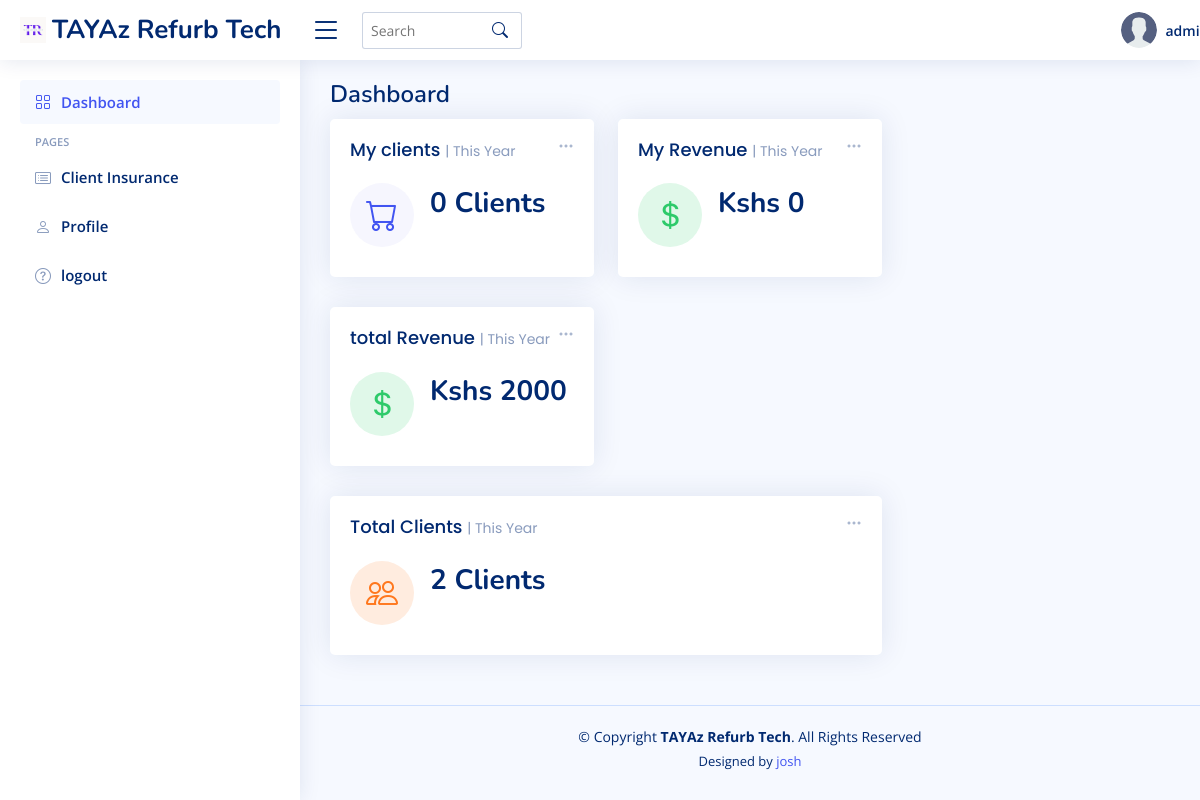
The page /dashboard/e92ac181-3ca7-42ae-a725-5d96a8155d31/ (signed in) on the database as committed earlier.
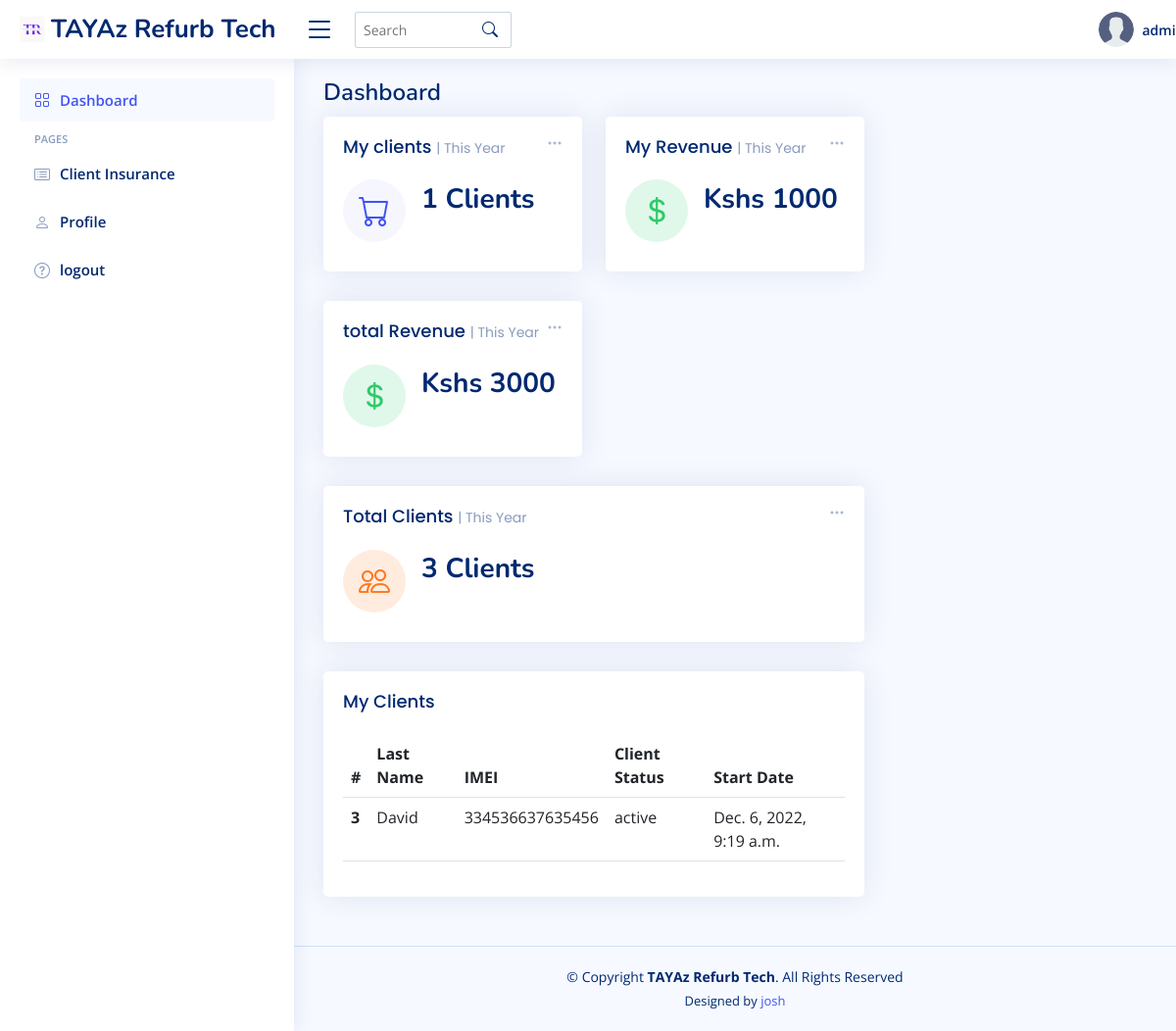
The same page on the database as committed later.
### base/models.py (models this page shows, shortened)
class User(AbstractUser):
    name = models.CharField(max_length=200, null=True)
    username = models.CharField(max_length=200, unique=True)
    email = models.EmailField(unique=True, null=True)
    avatar = ResizedImageField(size=[300, 300], default='avatar.svg')
    county = models.CharField(max_length=200, null=True)
    phone = models.CharField(max_length=13, null=True)
    id = models.UUIDField(default=uuid.uuid4, unique=True, primary_key=True, editable=False)
    USERNAME_FIELD = 'username'

class Client(models.Model):
    agent = models.ForeignKey(User, related_name='clients', on_delete= models.DO_NOTHING, null=True)
    first_name = models.CharField(max_length=50)
    last_name = models.CharField(max_length=50)
    email = models.EmailField()
    phone_imei = models.CharField(max_length=15, unique=True)
    phone_number = models.CharField(max_length=20)
    start_date = models.DateTimeField(auto_now_add=True)
    @property
    def client_status(self):
        status = 'active'
        created = self.start_date
        period = datetime.timedelta(30*6)
        end_date = created + period
        days = created
        if days < end_date:
            days = created+ datetime.timedelta(days = 1)
        else:
            status = 'expired'
        return status

### base/views.py (the view)
# urls.py: path('dashboard/<str:pk>/', views.dashboard, name='dashboard'),
@login_required(login_url='base:login')
def dashboard(request, pk):
    user = User.objects.get(id=pk)
    client_number = user.clients.all()
    no = client_number.count()
    client = Client.objects.all()
    client_count = client.count()
    sales = client_count * 1000
    mySales = no * 1000
    client_insurance = Client.objects.filter(agent=user)
    context = {
        'user' : user,
        'client_count' : client_count,
        'sales' : sales,
        'no' : no,
        'mySales' : mySales,
        'client_number' : client_number,
    }
    return render(request, 'base/dashboard.html', context)

### base/templates/base/dashboard.html (shortened to what this page needs)
{% extends "main.html" %}
{% load static %}
{% block content %}
  <header id="header" class="header fixed-top d-flex align-items-center">
    <div class="d-flex align-items-center justify-content-between">
      <a href="{% url 'base:dashboard' user.id %}" class="logo d-flex align-items-center">
        <img src="{% static 'assets/img/logo.png' %}" alt="">
        <span class="d-none d-lg-block">TAYAz Refurb Tech</span>
      </a>
      <i class="bi bi-list toggle-sidebar-btn"></i>
    </div>
    <div class="search-bar">
      <form class="search-form d-flex align-items-center" method="POST" action="#">
        <input type="text" name="query" placeholder="Search" title="Enter search keyword">
        <button type="submit" title="Search"><i class="bi bi-search"></i></button>
      </form>
    </div>
    <nav class="header-nav ms-auto">
      <ul class="d-flex align-items-center">
        <li class="nav-item dropdown">
        <li class="nav-item dropdown">
        <li class="nav-item dropdown pe-3">
          <a class="nav-link nav-profile d-flex align-items-center pe-0" href="#" data-bs-toggle="dropdown">
            <img src="{{user.avatar.url}}" alt="Profile" class="rounded-circle">
            <span class="d-none d-md-block dropdown-toggle ps-2">{{user.username}}</span>
          </a>
        </li>
      </ul>
    </nav>
  </header>
  <aside id="sidebar" class="sidebar">
    <ul class="sidebar-nav" id="sidebar-nav">
      <li class="nav-item">
        <a class="nav-link " href="{% url 'base:dashboard' user.id %}">
          <i class="bi bi-grid"></i>
          <span>Dashboard</span>
        </a>
      </li>
      <li class="nav-heading">Pages</li>
      <li class="nav-item">
        <a class="nav-link collapsed" href="{% url 'base:insurance' %}">
          <i class="bi bi-card-list"></i>
          <span>Client Insurance</span>
        </a>
      </li>
      <li class="nav-item">
        <a class="nav-link collapsed" href="{% url 'base:profile' user.id%}">
          <i class="bi bi-person"></i>
          <span>Profile</span>
        </a>
      </li>
      <li class="nav-item">
        <a class="nav-link collapsed" href="{% url 'base:logout' %}">
          <i class="bi bi-question-circle"></i>
          <span>logout</span>
        </a>
      </li>
    </ul>
  </aside>
  <main id="main" class="main">
    <div class="pagetitle">
      <h1>Dashboard</h1>
    </div>
    <section class="section dashboard">
      <div class="row">
        <div class="col-lg-8">
          <div class="row">
            <div class="col-xxl-4 col-md-6">
              <div class="card info-card sales-card">
                <div class="filter">
                  <a class="icon" href="#" data-bs-toggle="dropdown"><i class="bi bi-three-dots"></i></a>
                </div>
                <div class="card-body">
                  <h5 class="card-title">My clients <span>| This Year</span></h5>
                  <div class="d-flex align-items-center">
                    <div class="card-icon rounded-circle d-flex align-items-center justify-content-center">
                      <i class="bi bi-cart"></i>
                    </div>
                    <div class="ps-3">
                      <h6>{{no}} Clients </h6>
                       <span class="text-muted small pt-2 ps-1"></span>
                    </div>
                  </div>
                </div>
              </div>
            </div>
            <div class="col-xxl-4 col-md-6">
              <div class="card info-card revenue-card">
                <div class="filter">
                  <a class="icon" href="#" data-bs-toggle="dropdown"><i class="bi bi-three-dots"></i></a>
                </div>
                <div class="card-body">
                  <h5 class="card-title">My Revenue <span>| This Year</span></h5>
                  <div class="d-flex align-items-center">
                    <div class="card-icon rounded-circle d-flex align-items-center justify-content-center">
                      <i class="bi bi-currency-dollar"></i>
                    </div>
                    <div class="ps-3">
                      <h6>Kshs {{mySales}}</h6>
                       <span class="text-muted small pt-2 ps-1"></span>
                    </div>
                  </div>
                </div>
              </div>
            </div>
            <div class="col-xxl-4 col-md-6">
              <div class="card info-card revenue-card">
                <div class="filter">
                  <a class="icon" href="#" data-bs-toggle="dropdown"><i class="bi bi-three-dots"></i></a>
                </div>
                <div class="card-body">
                  <h5 class="card-title">total Revenue <span>| This Year</span></h5>
                  <div class="d-flex align-items-center">
                    <div class="card-icon rounded-circle d-flex align-items-center justify-content-center">
                      <i class="bi bi-currency-dollar"></i>
                    </div>
                    <div class="ps-3">
                      <h6>Kshs {{sales}}</h6>
                       <span class="text-muted small pt-2 ps-1"></span>
                    </div>
                  </div>
                </div>
              </div>
            </div>
            <div class="col-xxl-4 col-xl-12">
              <div class="card info-card customers-card">
                <div class="filter">
                  <a class="icon" href="#" data-bs-toggle="dropdown"><i class="bi bi-three-dots"></i></a>
                </div>
                <div class="card-body">
                  <h5 class="card-title">Total Clients <span>| This Year</span></h5>
                  <div class="d-flex align-items-center">
                    <div class="card-icon rounded-circle d-flex align-items-center justify-content-center">
                      <i class="bi bi-people"></i>
                    </div>
                    <div class="ps-3">
                      <h6>{{client_count}} Clients</h6>
                       <span class="text-muted small pt-2 ps-1"></span>
                    </div>
                  </div>
                </div>
              </div>
            </div>
            <section class="section">
              <div class="row">
                <div >
                  {% for client in client_number  %}
                  <div>
                    <div class="card">
                      <div class="card-body">
                        <h5 class="card-title">My Clients</h5>
                        <table class="table">
                          <thead>
                            <tr>
                              <th scope="col">#</th>
                              <th scope="col">Last Name</th>
                              <th scope="col">IMEI</th>
                              <th scope="col">Client Status</th>
                              <th scope="col">Start Date</th>
                            </tr>
                          </thead>
                          <tbody>
                            <tr>
                              <th scope="row">{{client.id}}</th>
                              <td>{{client.last_name}}</td>
                              <td>{{client.phone_imei}}</td>
                              <td>{{client.client_status}}</td>
                              <td>{{client.start_date}}</td>
                            </tr>
                          </tbody>
                        </table>
                      </div>
                    </div>
                  </div>
                  {% endfor %}
                </div>
              </div>
            </section>
      </div>
    </section>
  </main>
{% endblock content %}

### templates/main.html (shortened to what this page needs)
{% load static %}
<!DOCTYPE html>
<html lang="en">
<head>
  <link href="{% static 'assets/vendor/bootstrap/css/bootstrap.min.css' %}" rel="stylesheet">
  <link href="{% static 'assets/vendor/bootstrap-icons/bootstrap-icons.css' %}" rel="stylesheet">
  <link href="{% static 'assets/vendor/boxicons/css/boxicons.min.css' %}" rel="stylesheet">
  <link href="{% static 'assets/vendor/quill/quill.snow.css' %}" rel="stylesheet">
  <link href="{% static 'assets/vendor/quill/quill.bubble.css' %}" rel="stylesheet">
  <link href="{% static 'assets/vendor/remixicon/remixicon.css' %}" rel="stylesheet">
  <link href="{% static 'assets/vendor/simple-datatables/style.css' %}" rel="stylesheet">
  <link type="text/css" href="{% static 'styles/style.css' %}" rel="stylesheet">
</head>
<body>
    {% block content %}
    {% endblock content %}
  <footer id="footer" class="footer">
    <div class="copyright">
      &copy; Copyright <strong><span>TAYAz Refurb Tech</span></strong>. All Rights Reserved
    </div>
    <div class="credits">
      Designed by <a href="https://github.com/joshwaoti" target="_blank">josh</a>
    </div>
  </footer>
</body>
</html>

### static/styles/style.css (style rules this page uses)
:root { scroll-behavior: smooth; }
body { font-family: "Open Sans", sans-serif; background: #f6f9ff; color: #444444; }
a { color: #4154f1; text-decoration: none; }
h1, h2, h3, h4, h5, h6 { font-family: "Nunito", sans-serif; }
#main { margin-top: 60px; padding: 20px 30px; transition: all 0.3s; }
.pagetitle { margin-bottom: 10px; }
.pagetitle h1 { font-size: 24px; margin-bottom: 0; font-weight: 600; color: #012970; }
.card { margin-bottom: 30px; border: none; border-radius: 5px; box-shadow: 0px 0 30px rgba(1, 41, 112, 0.1); }
.card-title { padding: 20px 0 15px 0; font-size: 18px; font-weight: 500; color: #012970; font-family: "Poppins", sans-serif; }
.card-title span { color: #899bbd; font-size: 14px; font-weight: 400; }
.card-body { padding: 0 20px 20px 20px; }
.logo { line-height: 1; }
@media (min-width: 1200px) { .logo { width: 280px; } }
.logo img { max-height: 26px; margin-right: 6px; }
.logo span { font-size: 26px; font-weight: 700; color: #012970; font-family: "Nunito", sans-serif; }
.header { transition: all 0.5s; z-index: 997; height: 60px; box-shadow: 0px 2px 20px rgba(1, 41, 112, 0.1); background-color: #fff; padding-left: 20px; }
.header .toggle-sidebar-btn { font-size: 32px; padding-left: 10px; cursor: pointer; color: #012970; }
.header .search-bar { min-width: 360px; padding: 0 20px; }
.header .search-form { width: 50%; }
.header .search-form input { border: 0; font-size: 14px; color: #012970; border: 1px solid rgba(1, 41, 112, 0.2); padding: 7px 38px 7px 8px; border-radius: 3px; transition: 0.3s; width: 100%; }
.header .search-form button { border: 0; padding: 0; margin-left: -30px; background: none; }
.header .search-form button i { color: #012970; }
.header-nav ul { list-style: none; }
.header-nav>ul { margin: 0; padding: 0; }
.header-nav .nav-profile { color: #012970; }
.header-nav .nav-profile img { max-height: 36px; }
.header-nav .nav-profile span { font-size: 14px; font-weight: 600; }
.sidebar { position: fixed; top: 60px; left: 0; bottom: 0; width: 300px; z-index: 996; transition: all 0.3s; padding: 20px; overflow-y: auto; scrollbar-width: thin; scrollbar-color: #aab7cf transparent; box-shadow: 0px 0px 20px rgba(1, 41, 112, 0.1); background-color: #fff; }
@media (min-width: 1200px) { #main, #footer { margin-left: 300px; } }
.sidebar-nav { padding: 0; margin: 0; list-style: none; }
.sidebar-nav li { padding: 0; margin: 0; list-style: none; }
.sidebar-nav .nav-item { margin-bottom: 5px; }
.sidebar-nav .nav-heading { font-size: 11px; text-transform: uppercase; color: #899bbd; font-weight: 600; margin: 10px 0 5px 15px; }
.sidebar-nav .nav-link { display: flex; align-items: center; font-size: 15px; font-weight: 600; color: #4154f1; transition: 0.3; background: #f6f9ff; padding: 10px 15px; border-radius: 4px; }
.sidebar-nav .nav-link i { font-size: 16px; margin-right: 10px; color: #4154f1; }
.sidebar-nav .nav-link.collapsed { color: #012970; background: #fff; }
.sidebar-nav .nav-link.collapsed i { color: #899bbd; }
.dashboard .filter { position: absolute; right: 0px; top: 15px; }
.dashboard .filter .icon { color: #aab7cf; padding-right: 20px; padding-bottom: 5px; transition: 0.3s; font-size: 16px; }
.dashboard .info-card { padding-bottom: 10px; }
.dashboard .info-card h6 { font-size: 28px; color: #012970; font-weight: 700; margin: 0; padding: 0; }
.dashboard .card-icon { font-size: 32px; line-height: 0; width: 64px; height: 64px; flex-shrink: 0; flex-grow: 0; }
.dashboard .sales-card .card-icon { color: #4154f1; background: #f6f6fe; }
.dashboard .revenue-card .card-icon { color: #2eca6a; background: #e0f8e9; }
.dashboard .customers-card .card-icon { color: #ff771d; background: #ffecdf; }
.footer { padding: 20px 0; font-size: 14px; transition: all 0.3s; border-top: 1px solid #cddfff; }
.footer .copyright { text-align: center; color: #012970; }
.footer .credits { padding-top: 5px; text-align: center; font-size: 13px; color: #012970; }

Rows that differ between the two databases and show on the page:
added Client: id "3", last_name "David", phone_imei "334536637635456", client_status "active", start_date "Dec. 6, 2022, 9:19 a.m."
Other text that changed with them:
{{ no }}: "0" → "1"
{{ mySales }}: "0" → "1000"
{{ sales }}: "2000" → "3000"
{{ client_count }}: "2" → "3"
